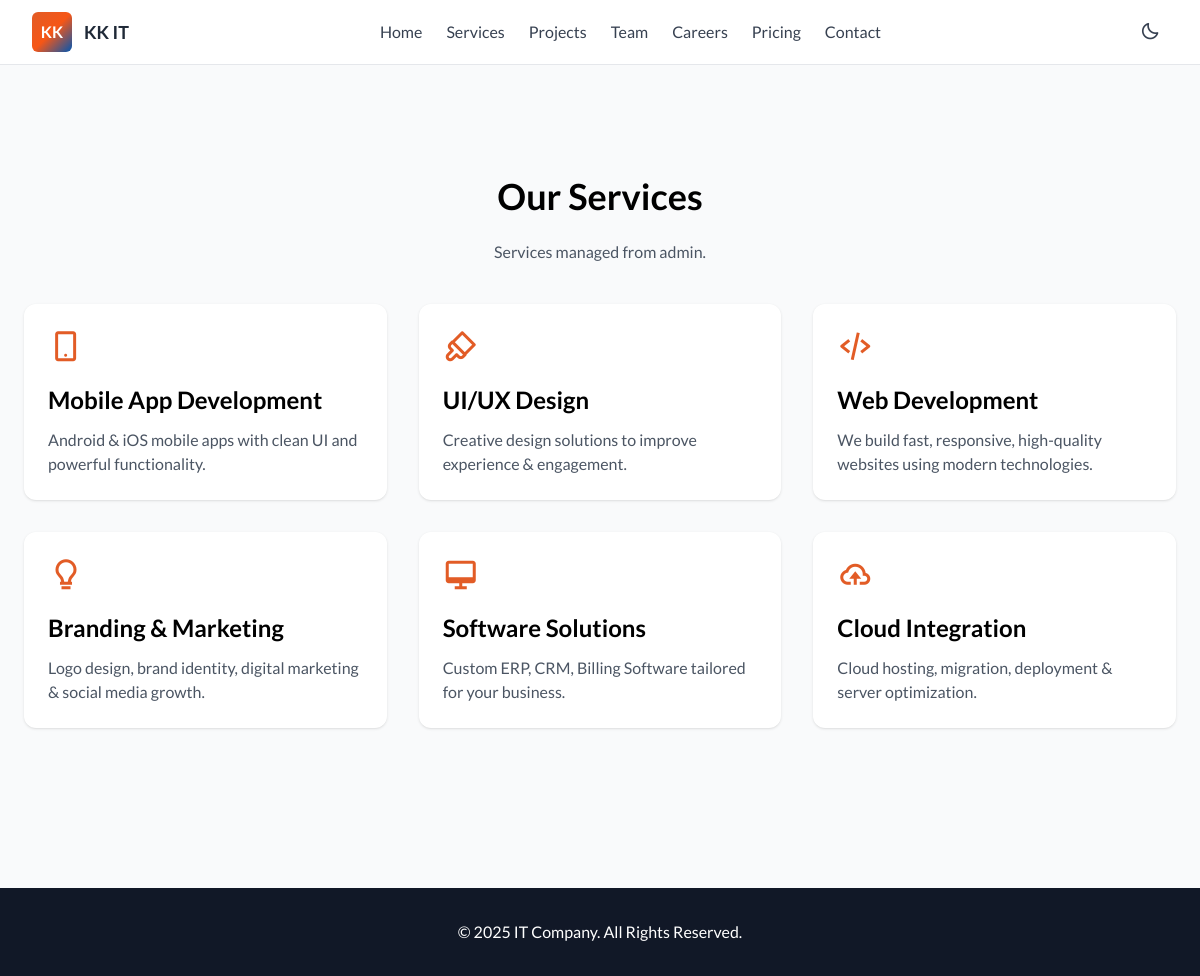
Page /services/ on the committed database.
### core/models.py (models this page shows, shortened)
class Service(models.Model):
    name = models.CharField(max_length=120)
    icon = models.CharField(max_length=50)
    description = models.TextField()

### core/views.py (the view)
# urls.py: path('services/', views.services_view, name='services'),
def services_view(request):
    context = {'services': Service.objects.all()}
    return render(request, 'core/services.html', context)

### core/templates/core/services.html (shortened to what this page needs)
{% extends 'base.html' %}
{% block content %}
<section class="py-20">
  <div class="max-w-7xl mx-auto px-6">
    <h1 class="text-4xl font-bold text-center mb-6">Our Services</h1>
    <p class="text-center text-gray-600 dark:text-gray-300 mb-10">Services managed from admin.</p>
    <div class="grid md:grid-cols-3 gap-8">
      {% for s in services %}
      <div data-aos="fade-up" class="bg-white dark:bg-gray-900 p-6 rounded-xl shadow">
        <div class="text-4xl text-accent"><i class="{{ s.icon }}"></i></div>
        <h3 class="text-2xl mt-4 font-semibold">{{ s.name }}</h3>
        <p class="mt-3 text-gray-600 dark:text-gray-300">{{ s.description }}</p>
      </div>
      {% endfor %}
    </div>
  </div>
</section>
{% endblock %}

### core/static/core/css/style.css (style rules this page uses)
:root { --accent-1: #E25C26; --accent-2: #F65616; --accent-3: #0056B3; --muted: #6B7280; }
.font-lato { font-family: 'Lato', system-ui, -apple-system, "Segoe UI", Roboto, "Helvetica Neue", Arial; }
.text-accent { color: var(--accent-1); }

### rows in the picture
Service: name "Mobile App Development", description "Android & iOS mobile apps with clean UI and powerful functionality."
Service: name "UI/UX Design", description "Creative design solutions to improve experience & engagement."
Service: name "Web Development", description "We build fast, responsive, high-quality websites using modern technologies."
Service: name "Branding & Marketing", description "Logo design, brand identity, digital marketing & social media growth."
Service: name "Software Solutions", description "Custom ERP, CRM, Billing Software tailored for your business."
Service: name "Cloud Integration", description "Cloud hosting, migration, deployment & server optimization."
